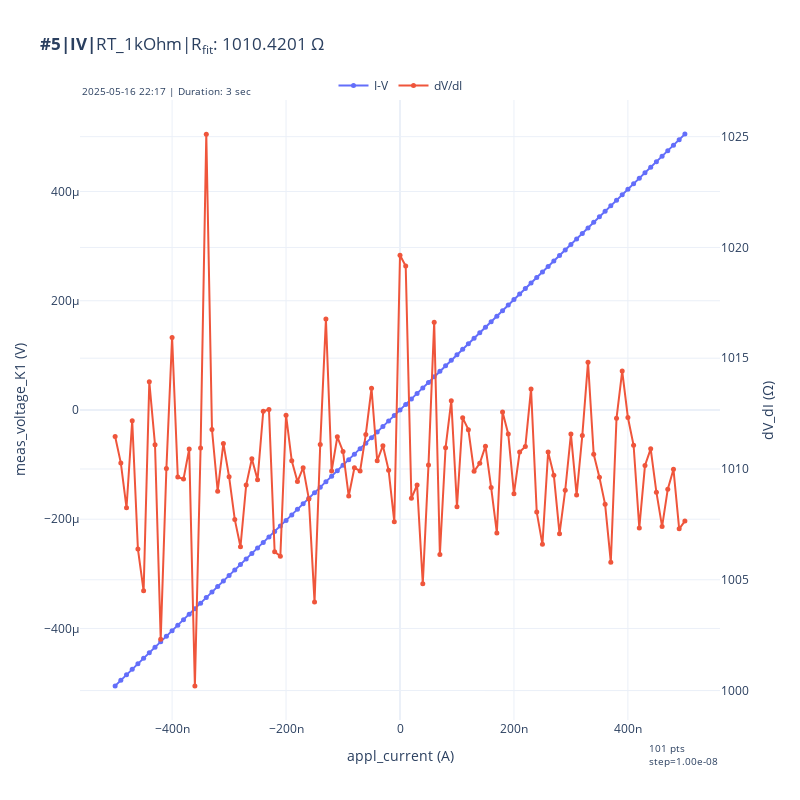

The code cell stored with this chart in its notebook:
### Code cell
I = 0.5e-6
# I = 10e-9
Rel(DMM6500)
appl_current(-I)
K2440.output(1)
sleep(1)

exp = qc.new_experiment('IV', sample_name='RT_1kOhm')
# exp = qc.new_experiment('IV', sample_name=f'002-01_20-21-31-32@({Mag_x*1e3:.2f},{Mag_y*1e3:.2f},{Mag_z*1e3:.2f})mT')

dataid = do1d(appl_current, -I, I, 101, 0.01,meas_voltage_K1,)
# dataid = do1d(appl_current, 6e-6 , -6e-6, 251, 0.01, meas_voltage_K1)
Rel(DMM6500,0)
appl_current(0)
K2440.output(0)
fig = plot_combined_iv_dvdi(dataid)
# clear_output(wait=True)
print(f"R = {get_R_from_IV(dataid):.4f}")
# Get the data  
data = dataset.get_parameter_data()  
currents = data[meas_voltage_K1.name][appl_current .name]  
voltages = data[meas_voltage_K1.name][meas_voltage_K1.name]  
    
# Calculate differential resistance (dV/dI)  
# Using np.gradient for better numerical differentiation  
diff_resistances = np.gradient(voltages, currents)
